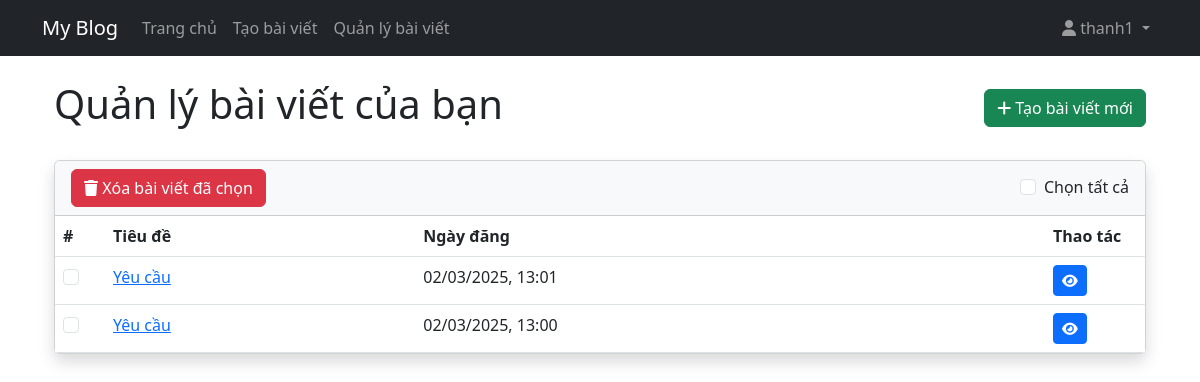
The app's page /manage_posts (signed in), older data.
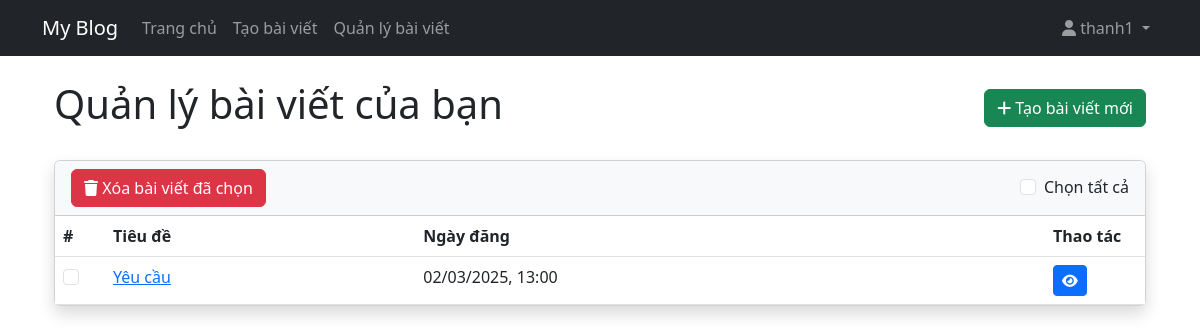
The same page, newer data.
### my_blog/app.py (models this page shows, shortened)
class Post(db.Model):
    id = db.Column(db.Integer, primary_key=True)
    title = db.Column(db.String(100), nullable=False)
    content = db.Column(db.Text, nullable=False)
    date_posted = db.Column(db.DateTime, default=datetime.utcnow)
    user_id = db.Column(db.Integer, db.ForeignKey('user.id'), nullable=False)

### my_blog/app.py (the view)
@app.route('/manage_posts')
@login_required
def manage_posts():
    posts = Post.query.filter_by(user_id=current_user.id).order_by(Post.date_posted.desc()).all()
    return render_template('manage_posts.html', posts=posts, title='Quản lý bài viết')

### my_blog/app.py (called while the page is built)
@login_manager.user_loader
def load_user(user_id):
    return User.query.get(int(user_id))

### my_blog/templates/manage_posts.html (shortened to what this page needs)
{% extends "layout.html" %}
{% block content %}
<div class="container mt-4">
    <div class="d-flex justify-content-between align-items-center mb-4">
        <h1>Quản lý bài viết của bạn</h1>
        <a href="{{ url_for('create_post') }}" class="btn btn-success">
            <i class="fas fa-plus"></i> Tạo bài viết mới
        </a>
    </div>
    {% if posts %}
    <form action="{{ url_for('delete_posts') }}" method="POST">
        <div class="card shadow">
            <div class="card-header bg-light d-flex justify-content-between align-items-center">
                <div>
                    <button type="submit" class="btn btn-danger" onclick="return confirm('Bạn có chắc chắn muốn xóa các bài viết đã chọn?')">
                        <i class="fas fa-trash"></i> Xóa bài viết đã chọn
                    </button>
                </div>
                <div class="form-check">
                    <input class="form-check-input" type="checkbox" id="selectAll">
                    <label class="form-check-label" for="selectAll">Chọn tất cả</label>
                </div>
            </div>
            <div class="card-body p-0">
                <div class="table-responsive">
                    <table class="table table-hover mb-0">
                        <thead>
                            <tr>
                                <th width="50px">#</th>
                                <th>Tiêu đề</th>
                                <th>Ngày đăng</th>
                                <th width="100px">Thao tác</th>
                            </tr>
                        </thead>
                        <tbody>
                            {% for post in posts %}
                            <tr>
                                <td>
                                    <div class="form-check">
                                        <input class="form-check-input post-checkbox" type="checkbox" name="post_ids" value="{{ post.id }}" id="post{{ post.id }}">
                                    </div>
                                </td>
                                <td>
                                    <a href="{{ url_for('post', post_id=post.id) }}">{{ post.title }}</a>
                                </td>
                                <td>{{ post.date_posted.strftime('%d/%m/%Y, %H:%M') }}</td>
                                <td>
                                    <a href="{{ url_for('post', post_id=post.id) }}" class="btn btn-sm btn-primary">
                                        <i class="fas fa-eye"></i>
                                    </a>
                                </td>
                            </tr>
                            {% endfor %}
                        </tbody>
                    </table>
                </div>
            </div>
        </div>
    </form>
    {% else %}
    <div class="alert alert-info">
        Bạn chưa có bài viết nào. <a href="{{ url_for('create_post') }}">Tạo bài viết mới</a>
    </div>
    {% endif %}
</div>
{% endblock %}

Row changes from the older to the newer data that the page shows:
removed Post: title "Yêu cầu", date_posted "02/03/2025, 13:01"
